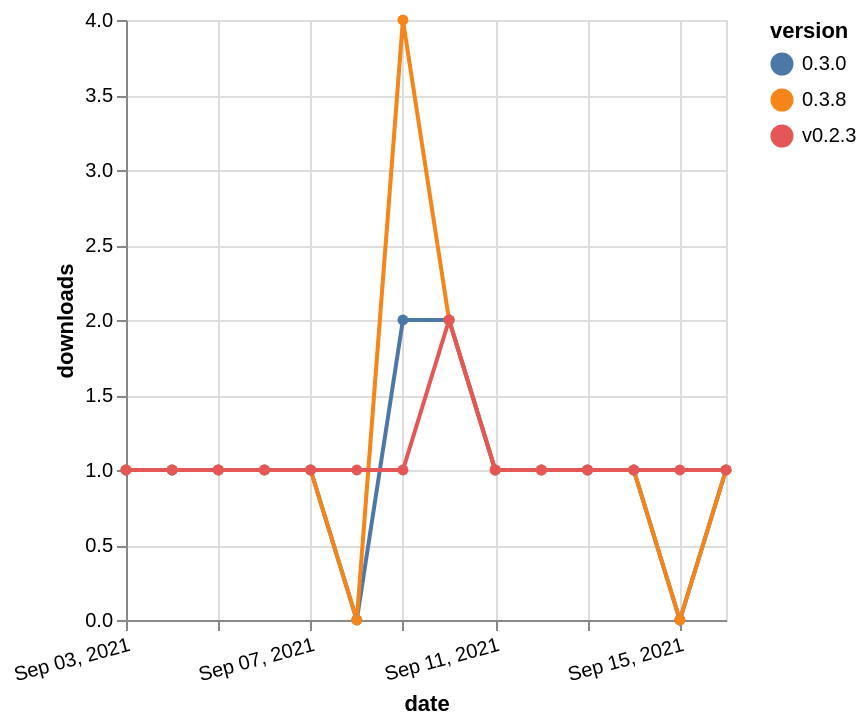

Vega-Lite specification for this chart:
### Vega-Lite specification from a JSON file in a GitHub repository (floating-point values rounded to 4 significant figures)
{"$schema": "https://vega.github.io/schema/vega-lite/v5.json", "description": "A simple bar chart with embedded data.", "data": {"values": [{"date": "2021-09-03", "total": 195, "delta": 1, "version": "0.3.0"}, {"date": "2021-09-04", "total": 196, "delta": 1, "version": "0.3.0"}, {"date": "2021-09-05", "total": 197, "delta": 1, "version": "0.3.0"}, {"date": "2021-09-06", "total": 198, "delta": 1, "version": "0.3.0"}, {"date": "2021-09-07", "total": 199, "delta": 1, "version": "0.3.0"}, {"date": "2021-09-08", "total": 199, "delta": 0, "version": "0.3.0"}, {"date": "2021-09-09", "total": 201, "delta": 2, "version": "0.3.0"}, {"date": "2021-09-10", "total": 203, "delta": 2, "version": "0.3.0"}, {"date": "2021-09-11", "total": 204, "delta": 1, "version": "0.3.0"}, {"date": "2021-09-12", "total": 205, "delta": 1, "version": "0.3.0"}, {"date": "2021-09-13", "total": 206, "delta": 1, "version": "0.3.0"}, {"date": "2021-09-14", "total": 207, "delta": 1, "version": "0.3.0"}, {"date": "2021-09-15", "total": 207, "delta": 0, "version": "0.3.0"}, {"date": "2021-09-16", "total": 208, "delta": 1, "version": "0.3.0"}, {"date": "2021-09-03", "total": 181, "delta": 1, "version": "0.3.8"}, {"date": "2021-09-04", "total": 182, "delta": 1, "version": "0.3.8"}, {"date": "2021-09-05", "total": 183, "delta": 1, "version": "0.3.8"}, {"date": "2021-09-06", "total": 184, "delta": 1, "version": "0.3.8"}, {"date": "2021-09-07", "total": 185, "delta": 1, "version": "0.3.8"}, {"date": "2021-09-08", "total": 185, "delta": 0, "version": "0.3.8"}, {"date": "2021-09-09", "total": 189, "delta": 4, "version": "0.3.8"}, {"date": "2021-09-10", "total": 191, "delta": 2, "version": "0.3.8"}, {"date": "2021-09-11", "total": 192, "delta": 1, "version": "0.3.8"}, {"date": "2021-09-12", "total": 193, "delta": 1, "version": "0.3.8"}, {"date": "2021-09-13", "total": 194, "delta": 1, "version": "0.3.8"}, {"date": "2021-09-14", "total": 195, "delta": 1, "version": "0.3.8"}, {"date": "2021-09-15", "total": 195, "delta": 0, "version": "0.3.8"}, {"date": "2021-09-16", "total": 196, "delta": 1, "version": "0.3.8"}, {"date": "2021-09-03", "total": 211, "delta": 1, "version": "v0.2.3"}, {"date": "2021-09-04", "total": 212, "delta": 1, "version": "v0.2.3"}, {"date": "2021-09-05", "total": 213, "delta": 1, "version": "v0.2.3"}, {"date": "2021-09-06", "total": 214, "delta": 1, "version": "v0.2.3"}, {"date": "2021-09-07", "total": 215, "delta": 1, "version": "v0.2.3"}, {"date": "2021-09-08", "total": 216, "delta": 1, "version": "v0.2.3"}, {"date": "2021-09-09", "total": 217, "delta": 1, "version": "v0.2.3"}, {"date": "2021-09-10", "total": 219, "delta": 2, "version": "v0.2.3"}, {"date": "2021-09-11", "total": 220, "delta": 1, "version": "v0.2.3"}, {"date": "2021-09-12", "total": 221, "delta": 1, "version": "v0.2.3"}, {"date": "2021-09-13", "total": 222, "delta": 1, "version": "v0.2.3"}, {"date": "2021-09-14", "total": 223, "delta": 1, "version": "v0.2.3"}, {"date": "2021-09-15", "total": 224, "delta": 1, "version": "v0.2.3"}, {"date": "2021-09-16", "total": 225, "delta": 1, "version": "v0.2.3"}]}, "width": "container", "mark": {"type": "line", "point": {"filled": true}}, "encoding": {"x": {"field": "date", "type": "temporal", "timeUnit": "yearmonthdate", "title": "date", "axis": {"labelAngle": -15}}, "y": {"field": "delta", "type": "quantitative", "title": "downloads"}, "color": {"field": "version", "type": "nominal"}, "tooltip": {"field": "delta"}}}
